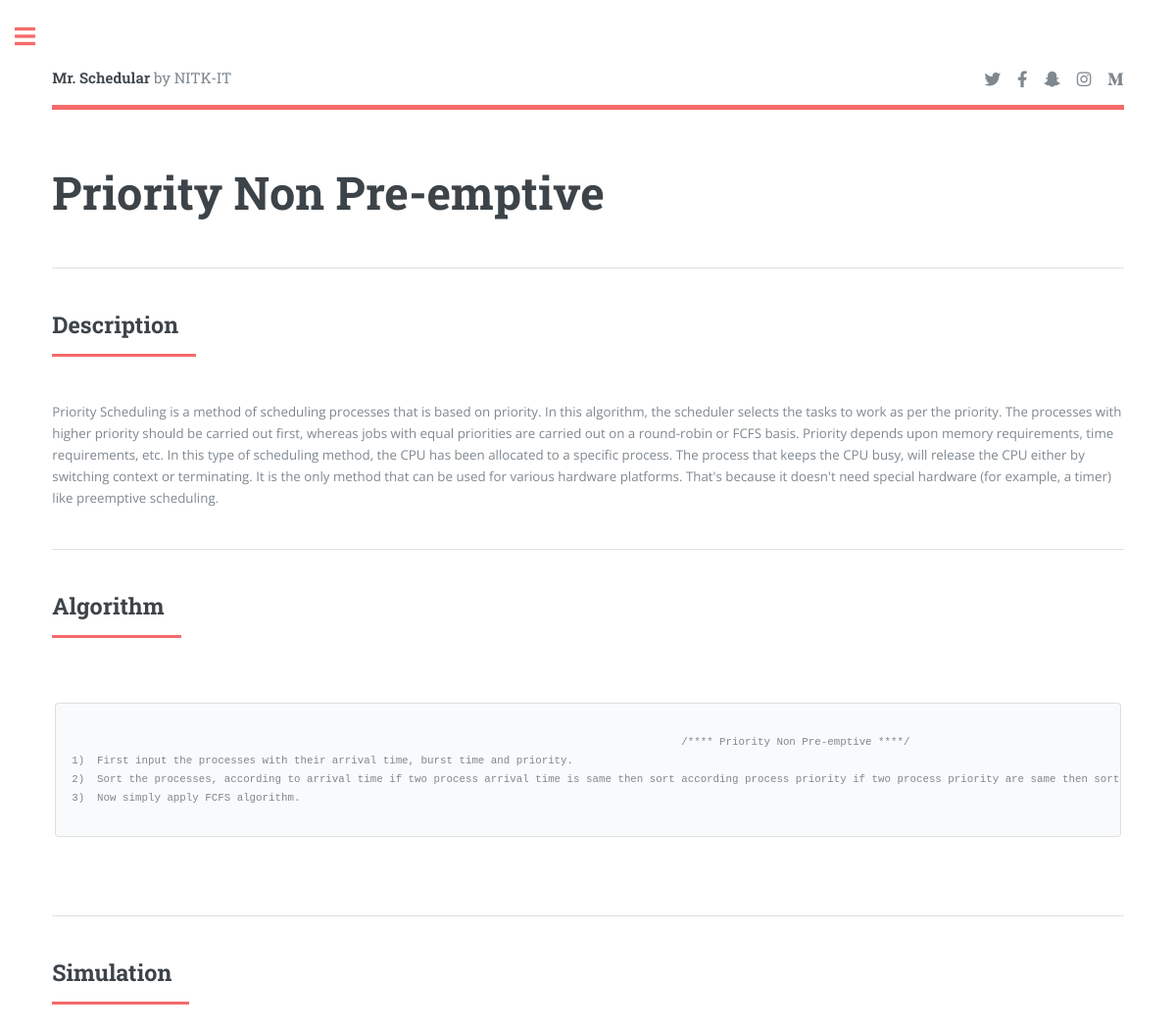
/cpuAlgo/3/, run on the app's committed database.
### simulator/models.py (models this page shows, shortened)
class CpuAlgo(models.Model):
    algo_id = models.IntegerField()
    algo_name = models.CharField(max_length=50)
    algo_description = models.TextField()
    algo_code = models.TextField(default='null')

### simulator/views.py (the view)
# urls.py: path('cpuAlgo/',views.cpuScehdular, name='cpuScehdular'),
def cpuAlgo(request, id):
    algo = CpuAlgo.objects.filter(algo_id=id)[0]
    return render(request, 'cpuAlgos/cpu_algo.html', {'algo': algo})

### simulator/templates/cpuAlgos/cpu_algo.html (shortened to what this page needs)
{% load static %}
<!DOCTYPE HTML>
<html>
	<head>
		<link rel="stylesheet" href="{% static 'assets/css/main.css' %}" />
	</head>
	<body class="is-preload">
			<div id="wrapper">
					<div id="main">
						<div class="inner">
								<header id="header">
									<a href="index.html" class="logo"><strong>Mr. Schedular</strong> by NITK-IT</a>
									<ul class="icons">
										<li><a href="#" class="icon brands fa-twitter"><span class="label">Twitter</span></a></li>
										<li><a href="#" class="icon brands fa-facebook-f"><span class="label">Facebook</span></a></li>
										<li><a href="#" class="icon brands fa-snapchat-ghost"><span class="label">Snapchat</span></a></li>
										<li><a href="#" class="icon brands fa-instagram"><span class="label">Instagram</span></a></li>
										<li><a href="#" class="icon brands fa-medium-m"><span class="label">Medium</span></a></li>
									</ul>
								</header>
								<section>
									<header class="main">
										<h1>{{ algo.algo_name}}</h1>
									</header>
									<hr class="major" />
									<header class="major">
										<h2>Description</h2>
									</header>
									<p>{{ algo.algo_description |linebreaksbr}}</p>
									<hr class="major" />
									<header class="major">
										<h2>Algorithm</h2>
									</header>
										<pre>
											<code>
												{{algo.algo_code |linebreaksbr}}
											</code>
									</pre>
									<hr class="major" />
									<header class="major">
										<h2>Simulation</h2>
									</header>
								</section>
						</div>
					</div>
			</div>
	</body>
</html>

### data on the page
CpuAlgo: algo_name "Priority Non Pre-emptive", algo_description "Priority Scheduling is a method of scheduling processes that is based on priority. In this algorithm, the scheduler selects the tasks to work as per the priority. The processes with higher priority should be carried out first, whereas jobs with equal priorities are carried out on a round-robin or FCFS basis. Priority depends upon memory requirements, time requirements, etc. In this type of scheduling method, the CPU has been allocated to a specific process. The process that keeps the CPU busy, will release the CPU either by switching context or terminating. It is the only method that can be used for various hardware platforms. That's because it doesn't need special hardware (for example, a…", algo_code "/**** Priority Non Pre-emptive ****/ 1) First input the processes with their arrival time, burst time and priority. 2) Sort the processes, according to arrival time if two process arrival time is same then sort according process priority if two process priority are same then sort 3) Now simply apply FCFS algorithm."
